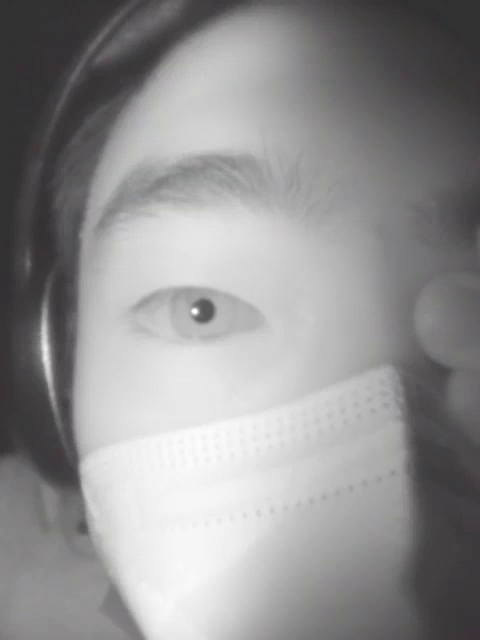
#> input picture frame 181 of camnir.mp4, 480 x 640 px
$ python cv.py
#> lines starting #> are read from the running program, lines starting #| are printed output that depends on the picture; after the words box and inside, x2 and y2 are one past the last pixel; in counts of white or black regions, pixels touching at a corner belong together
from tabnanny import check
import cv2
import numpy as np
import math
import matplotlib.pyplot as plt


def main():
    plt.figure(figsize=(10, 6))
    plt.axis([0, 200, 0, 3000])
    plt.xlabel("Tick")
    plt.ylabel("Value")
    areavec = []
    areaplot, = plt.plot([])

    kernel = cv2.getStructuringElement(cv2.MORPH_RECT, (13, 13))
    cap = cv2.VideoCapture('camnir.mp4')
    # cap = cv2.VideoCapture('./nir/%02d.jpg')

    ret, raw = cap.read()
#> raw is the input picture: shape (640, 480, 3); mean B, G, R 145.6, 144.9, 145.7
    size = (raw.shape[1], raw.shape[0]) # w*h
#> size = (480, 640)
    checkingrange = [[0,0],[size[0],size[1]]]
#> checkingrange = [[0, 0], [480, 640]]
    crop = raw.copy()

    while ret:
        cv2.imshow('raw', raw)

        # channel
        B,G,R = cv2.split(crop)
        # cv2.imshow('channel', R)

        # morphology transformations
        # note that the binary image is inversed. we are performing transformations for the white area while our object of focus is the black pupil
        closed = cv2.erode(R, kernel)
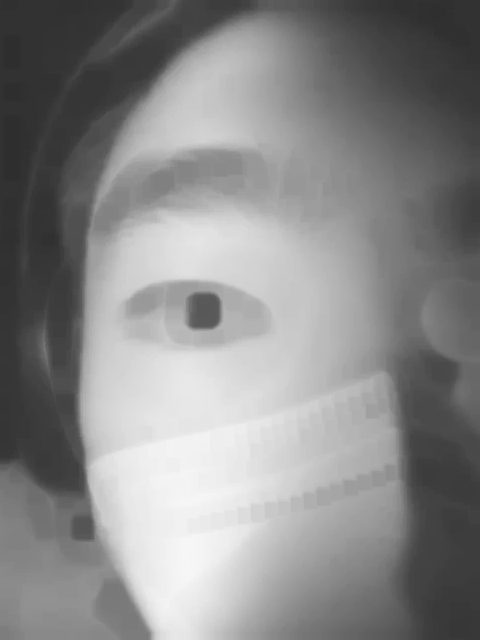
#> closed: shape (640, 480); min 46, max 246, mean 136.9
        closed = cv2.dilate(closed, kernel)
        closed = cv2.medianBlur(closed, 7)
        cv2.imshow('closed', closed)

        # threshold
        retval, closed = cv2.threshold(closed, 130, 255, cv2.ADAPTIVE_THRESH_MEAN_C)
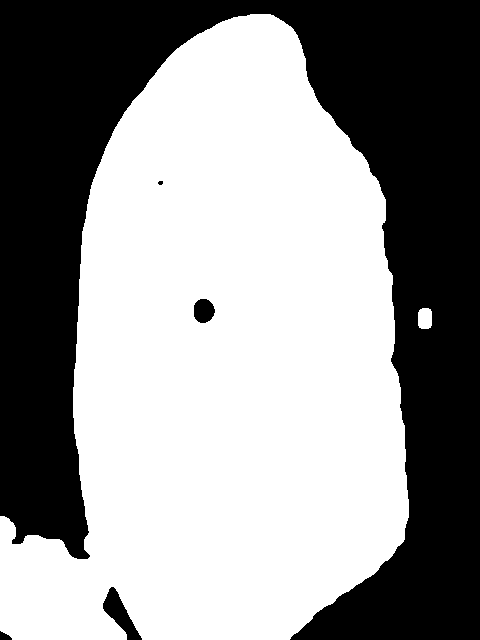
#> closed: shape (640, 480); 57.9% white; 5 black regions (1 under 20 px)
        cv2.imshow('threshold', closed)

        # contour
        contours, hierarchy = cv2.findContours(closed, cv2.RETR_LIST, cv2.CHAIN_APPROX_NONE)
#> contours = 4 contours; box (x1, y1, x2, y2) and area: (0, 14, 409, 640) 177002, (193, 298, 216, 324) 433, (418, 308, 432, 329) 242, (157, 180, 164, 186) 24
        # cv2.drawContours(closed, contours, -1, (0, 255, 0), 2)

        for contour in contours:
            contour = cv2.convexHull(contour)
            area = cv2.contourArea(contour)
            bounding_box = cv2.boundingRect(contour)

            extend = area / (bounding_box[2] * bounding_box[3])

            circumference = cv2.arcLength(contour,True)
            circularity = area and circumference ** 2 / (4*math.pi*area)

            # reject some contours
            if extend > 0.8 or area < 200 or circularity > 1.05:
                continue

            cv2.putText(raw, 'Area: ' + str(round(area, 2)), (5, 30), cv2.FONT_HERSHEY_SIMPLEX, 0.8, 255, 2)
            cv2.putText(raw, 'Circularity: ' + str(round(circularity, 2)), (5, 60), cv2.FONT_HERSHEY_SIMPLEX, 0.6, 255, 2)
            cv2.putText(raw, 'Extend: ' + str(round(extend, 2)), (5, 85), cv2.FONT_HERSHEY_SIMPLEX, 0.6, 255, 2)

            # calculate countour center and draw a dot there
            m = cv2.moments(contour)
            if m['m00'] != 0:
                center = (int(m['m10'] / m['m00'])+checkingrange[0][0], int(m['m01'] / m['m00'])+checkingrange[0][1])
                cv2.circle(raw, center, 2, (255, 0, 0), -1)
                checkingrange = [[int(center[0]-(size[0]/4)),int(center[1]-(size[1]/4))],[int(center[0]+(size[0]/4)),int(center[1]+(size[1]/4))]]

            # fit an ellipse around the contour and draw it into the image
            try:
                ellipse = list(cv2.fitEllipse(contour))
                ellipse[0] = [ellipse[0][0]+checkingrange[0][0],ellipse[0][1]+checkingrange[0][1]]
                cv2.ellipse(raw, box=ellipse, color=(255, 0, 0))
            except Exception as e:
                print(e)

            areavec.append(int(round(area,0)))
            break
        else:
            areavec.append(0)
#> this loop made 2 passes
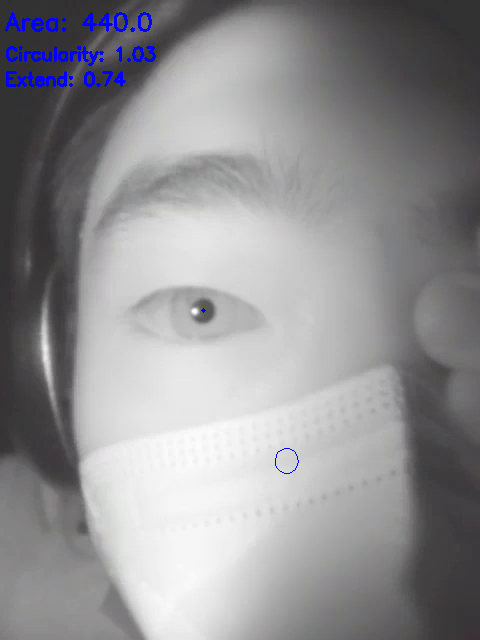
#> raw: shape (640, 480, 3); 0.9% of pixels changed, all inside (x1, y1, x2, y2) = (5, 12, 299, 474)
#> after the loop, areavec = [440]

        areaplot.set_data(range(len(areavec[-200:])),areavec[-200:])
        plt.draw()
        plt.pause(0.00001)
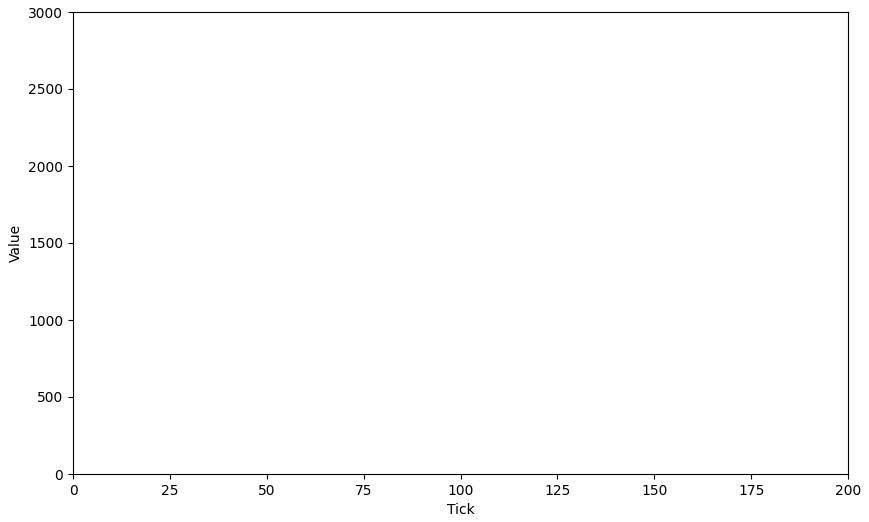
#> figure drawn by matplotlib, 1 panel

        cv2.imshow('result', raw)
        ret, raw = cap.read()

        crop = raw[checkingrange[0][1]:checkingrange[1][1],checkingrange[0][0]:checkingrange[1][0]]
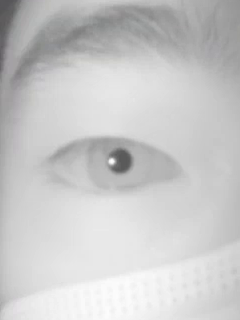
#> crop: shape (320, 240, 3); mean B, G, R 201, 201, 201

        if cv2.waitKey(10) & 0xff == ord(' '):          # press spacebar to pause/play
#> (key q is pressed here)
            if cv2.waitKey(0) & 0xff == ord('q'):       # press q after pausing to quit
                break
    cap.release()
    cv2.destroyAllWindows()
    plt.show()


if __name__ == "__main__":
    main()

$ run again, starting later in the video
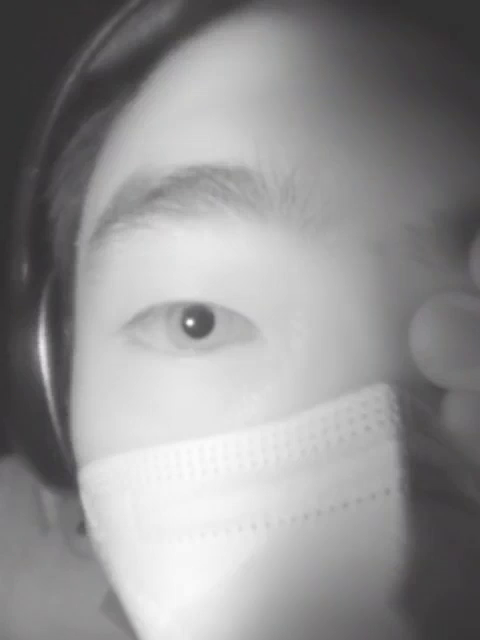
#> input picture frame 814 of camnir.mp4, 480 x 640 px
#> in main, raw is the input picture: shape (640, 480, 3); mean B, G, R 145.9, 145.2, 146
#> in main, `retval, closed = cv2.threshold(closed, 130, 255, cv2.ADAPTIVE_THRESH_M..`:
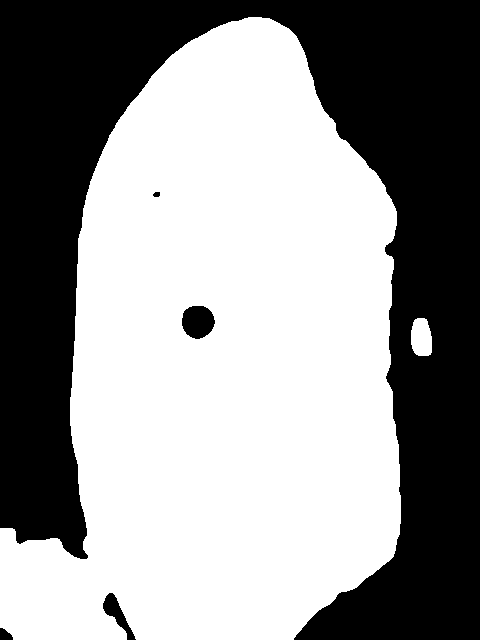
#> closed: shape (640, 480); 57.8% white; 5 black regions
#> contours = 4 contours; box (x1, y1, x2, y2) and area: (0, 17, 401, 640) 176770, (181, 305, 216, 340) 899, (411, 318, 432, 356) 634, (152, 191, 161, 198) 39
#> the loop in main, `for contour in contours:` made 2 passes
#> (area, bounding_box, extend, circumference, circularity, center, checkingrange) on pass 2: (916.5, (181, 305, 35, 35), 0.748, 108, 1.01, (197, 321), [[77, 161], [317, 481]])
#> after the loop in main, `for contour in contours:`: areavec = [916]
#> in main, `crop = raw[checkingrange[0][1]:checkingrange[1][1],checkingrange[0][0]..`:
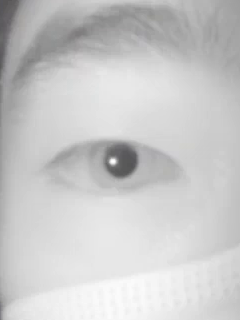
#> crop: shape (320, 240, 3); mean B, G, R 201.5, 201.4, 201.5

$ run again, starting later in the video
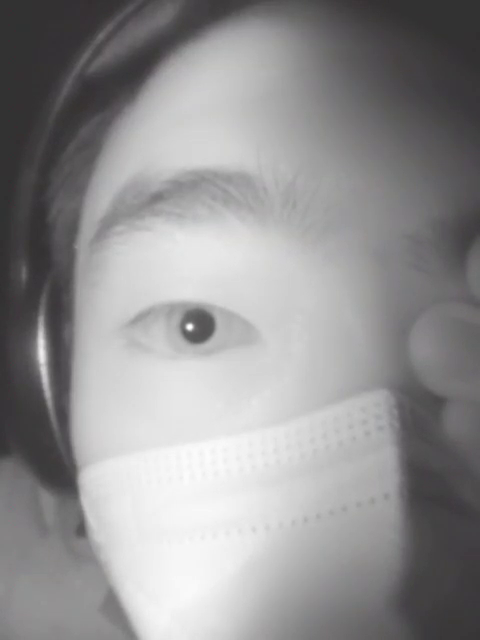
#> input picture frame 1448 of camnir.mp4, 480 x 640 px
#> in main, raw is the input picture: shape (640, 480, 3); mean B, G, R 145.9, 145.1, 146
#> in main, `retval, closed = cv2.threshold(closed, 130, 255, cv2.ADAPTIVE_THRESH_M..`:
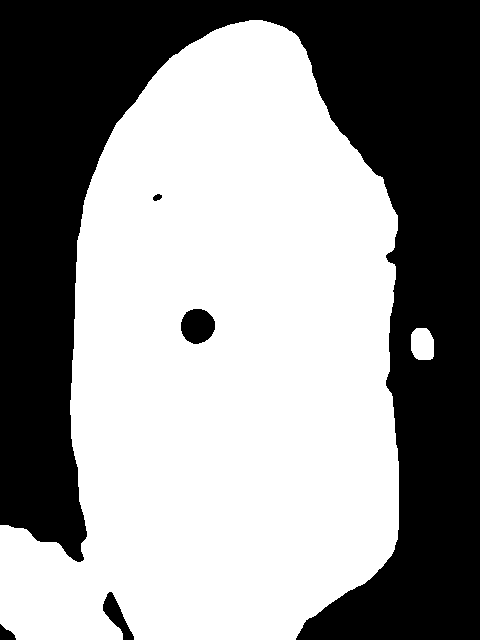
#> closed: shape (640, 480); 57.8% white; 5 black regions
#> contours = 4 contours; box (x1, y1, x2, y2) and area: (0, 20, 399, 640) 176968, (180, 308, 216, 345) 981, (411, 328, 434, 360) 605, (152, 193, 163, 202) 56
#> the loop in main, `for contour in contours:` made 2 passes
#> (area, bounding_box, extend, circumference, circularity, center, checkingrange) on pass 2: (997, (180, 308, 36, 37), 0.748, 112.7, 1.01, (197, 325), [[77, 165], [317, 485]])
#> after the loop in main, `for contour in contours:`: areavec = [997]
#> in main, `crop = raw[checkingrange[0][1]:checkingrange[1][1],checkingrange[0][0]..`:
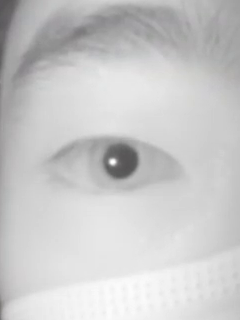
#> crop: shape (320, 240, 3); mean B, G, R 201.7, 201.5, 201.7
